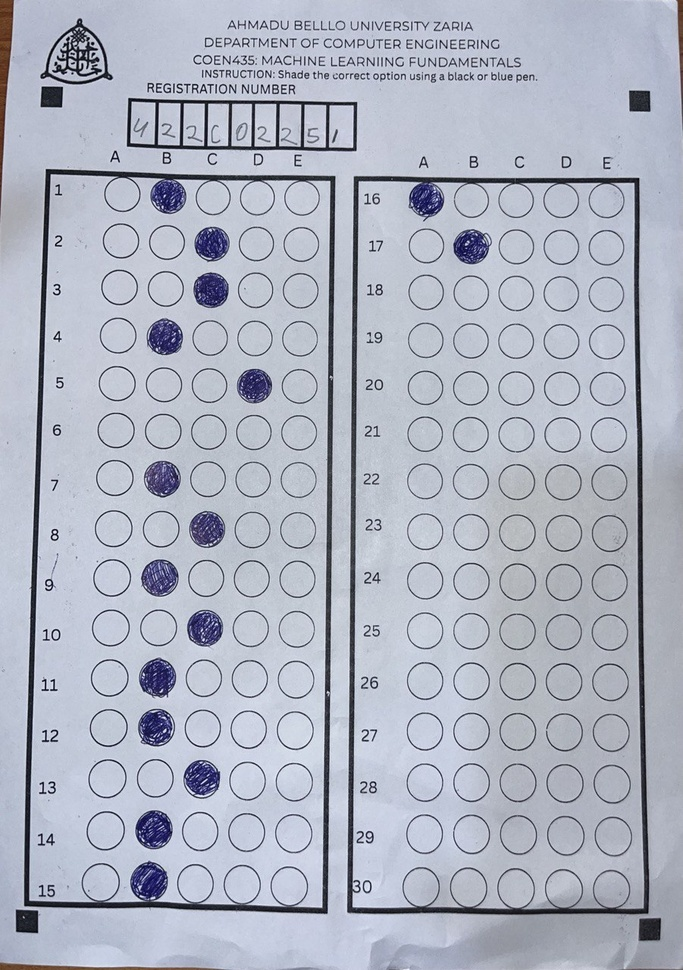
#> input picture Test_images/alaa.jpg, 683 x 970 px, shrunk from 901 x 1280 before the run
$ python testing.py
#> lines starting #> are read from the running program, lines starting #| are printed output that depends on the picture; after the words box and inside, x2 and y2 are one past the last pixel; in counts of white or black regions, pixels touching at a corner belong together
#> in main, image is the input picture: shape (970, 683, 3); mean B, G, R 193.8, 180, 174.9
import cv2
import json
from ultralytics import YOLO
import os

# === CONFIGURATION ===
MODEL_PATH = 'models/yolov8_bubbles_best.pt'
SAMPLE_IMAGE = 'Test_images/alaa.jpg'
OUTPUT_JSON = 'result/results.json'
SAVE_IMAGE = 'graded_images/output_debug.jpg'
DEBUG_DIVISION_IMAGE = 'graded_images/debug_divisions.jpg'
MAPPED_IMAGE = 'graded_images/mapped_output.jpg'

# Correct answers for 30 questions
CORRECT_ANSWERS = {
    1: "B", 2: "C", 3: "C", 4: "B", 5: "D",
    6: "D", 7: "B", 8: "C", 9: "B", 10: "C",
    11: "B", 12: "B", 13: "C", 14: "B", 15: "B",
    16: "A", 17: "B", 18: "E", 19: "C", 20: "E",
    21: "B", 22: "C", 23: "A", 24: "D", 25: "B",
    26: "B", 27: "E", 28: "C", 29: "A", 30: "A"
}

CLASS_NAMES = ['A', 'B', 'C', 'D', 'E', 'INVALID']

# === PREDICTION ===
def predict_sheet(image_path):
    model = YOLO(MODEL_PATH)
    results = model.predict(image_path)
    return results[0].boxes.xyxy, results[0].boxes.conf, results[0].boxes.cls

# === RECTANGLE DIVISION ===
# [71 lines left out: functions divide_question_box, map_bubbles_to_questions, grade_answers, not called in this run]

# === CONTOUR DETECTION ===
def extract_boxes_from_contours(image, debug_path=None):
    os.makedirs("debug_outputs", exist_ok=True)

    gray = cv2.cvtColor(image, cv2.COLOR_BGR2GRAY)
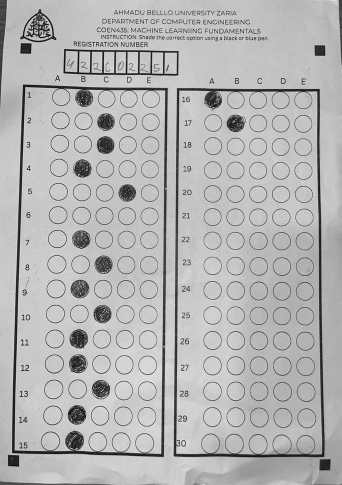
#> gray: shape (970, 683) (shown at 1/2 size); min 1, max 243, mean 180.1
    cv2.imwrite("debug_outputs/step1_gray.jpg", gray)

    thresh = cv2.adaptiveThreshold(
        gray, 255, cv2.ADAPTIVE_THRESH_GAUSSIAN_C,
        cv2.THRESH_BINARY_INV, 15, 10
    )
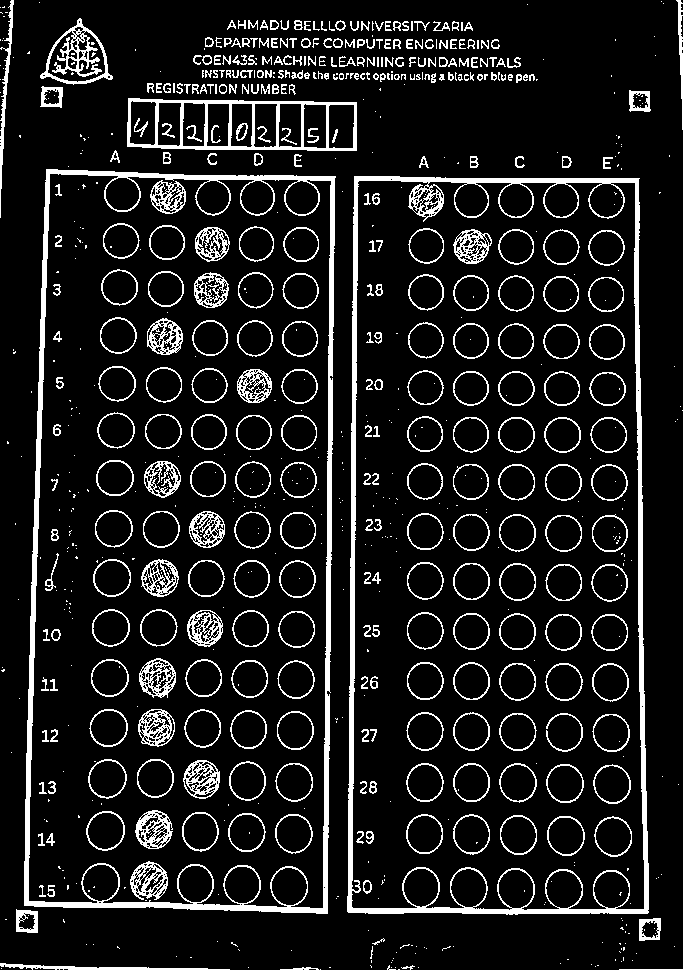
#> thresh: shape (970, 683); 11% white; 812 white regions (463 under 20 px)
    cv2.imwrite("debug_outputs/step2_thresh.jpg", thresh)

    contours, _ = cv2.findContours(thresh, cv2.RETR_EXTERNAL, cv2.CHAIN_APPROX_SIMPLE)
#> contours = 341 contours, 257 with area under 20; largest, box (x1, y1, x2, y2) and area: (24, 169, 336, 914) 218310, (347, 176, 649, 915) 214290, (127, 98, 357, 151) 11024, (40, 18, 113, 85) 2764, (16, 909, 38, 933) 446
    debug_img = image.copy()
    rects = []

    for cnt in contours:
        approx = cv2.approxPolyDP(cnt, 0.02 * cv2.arcLength(cnt, True), True)
        if len(approx) == 4:
            x, y, w, h = cv2.boundingRect(approx)
            area = w * h
            rects.append((x, y, w, h, area))
            cv2.rectangle(debug_img, (x,y), (x+w,y+h), (0,255,0), 2)
#> this loop made 341 passes
#> (x, y, w, h, area) on passes 64, 66, 106, 107, 144, 147, 149, 159: (639, 918, 22, 23, 506), (16, 909, 22, 24, 528), (347, 176, 301, 738, 222138), (24, 169, 312, 745, 232440), (127, 98, 230, 53, 12190), (629, 90, 21, 22, 462), (40, 86, 23, 22, 506), (215, 84, 2, 10, 20)
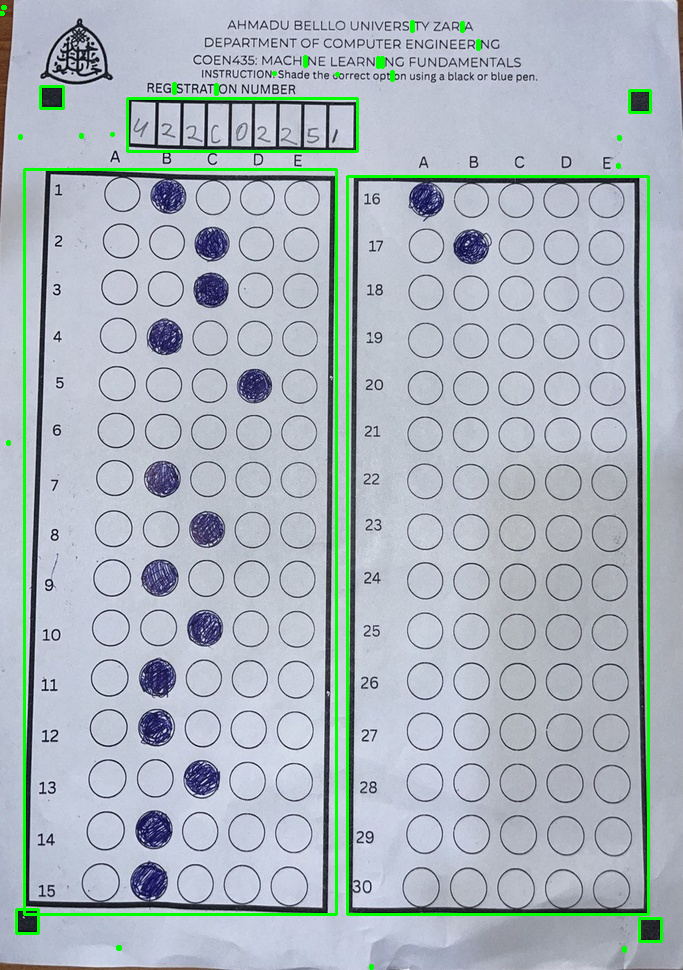
#> debug_img: shape (970, 683, 3); 2.44% of pixels changed, all inside (x1, y1, x2, y2) = (0, 5, 663, 970)
#> after the loop, rects = 30 items, first 6: (370, 965, 2, 3, 6), (623, 947, 2, 4, 8), (117, 946, 3, 3, 9), (639, 918, 22, 23, 506), (16, 909, 22, 24, 528), (7, 441, 2, 3, 6)

    cv2.imwrite("debug_outputs/step3_all_contours.jpg", debug_img)

    rects = [r for r in rects if r[4] > 10000]
#> rects = [(347, 176, 301, 738, 222138), (24, 169, 312, 745, 232440), (127, 98, 230, 53, 12190)]
    rects = sorted(rects, key=lambda r: r[4], reverse=True)
#> rects = [(24, 169, 312, 745, 232440), (347, 176, 301, 738, 222138), (127, 98, 230, 53, 12190)]

    tall_boxes = [r for r in rects if r[3] > r[2] * 1.2]
#> tall_boxes = [(24, 169, 312, 745, 232440), (347, 176, 301, 738, 222138)]
    tall_boxes = sorted(tall_boxes, key=lambda r: r[0])  # left to right

    if len(tall_boxes) >= 2:
        debug_img2 = image.copy()
        cv2.rectangle(debug_img2, (tall_boxes[0][0], tall_boxes[0][1]),
                      (tall_boxes[0][0]+tall_boxes[0][2], tall_boxes[0][1]+tall_boxes[0][3]), (255,0,0), 3)
        cv2.rectangle(debug_img2, (tall_boxes[1][0], tall_boxes[1][1]),
                      (tall_boxes[1][0]+tall_boxes[1][2], tall_boxes[1][1]+tall_boxes[1][3]), (0,0,255), 3)
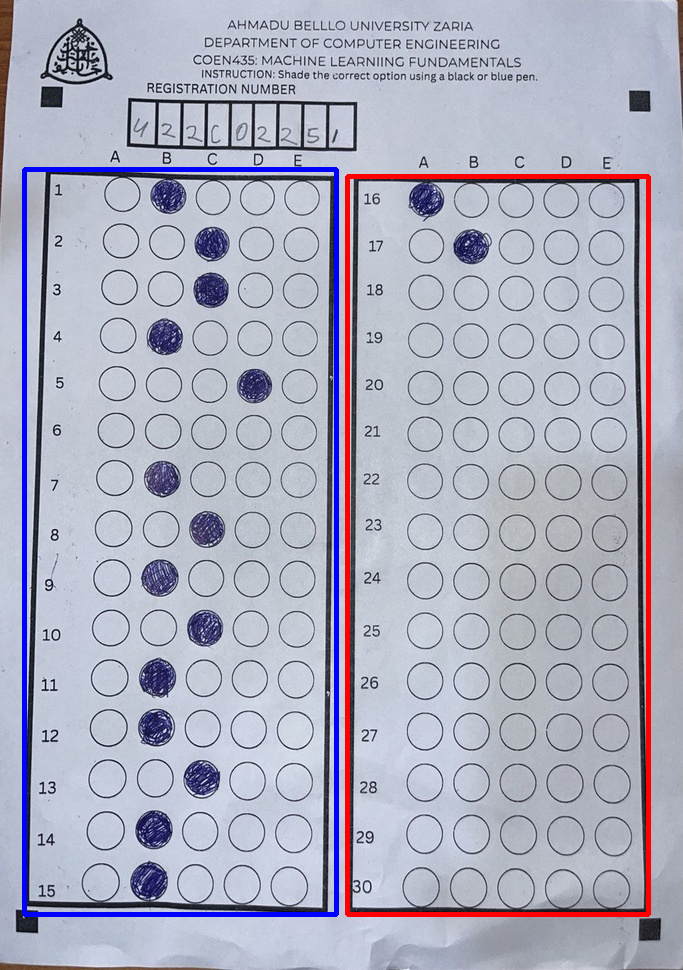
#> debug_img2: shape (970, 683, 3); mean B, G, R 191.9, 174.4, 173.5
        cv2.imwrite("debug_outputs/step4_final_boxes.jpg", debug_img2)
        return tall_boxes[0][:4], tall_boxes[1][:4]

    return None, None

# === DRAW QUESTION ZONES ===
# [56 lines left out: functions draw_divisions, save_visualization, visualize_mapping, not called in this run]

# === MAIN ===
def main():
    if not os.path.exists(SAMPLE_IMAGE):
        print(f"Error: Image file {SAMPLE_IMAGE} not found!")
        return

    image = cv2.imread(SAMPLE_IMAGE)
    q1_15_box, q16_30_box = extract_boxes_from_contours(image)
#> q1_15_box = (24, 169, 312, 745); q16_30_box = (347, 176, 301, 738)

    if not q1_15_box or not q16_30_box:
        print("❌ Failed to detect one or both answer rectangles.")
        return

    boxes, confs, classes = predict_sheet(SAMPLE_IMAGE)
    question_map = map_bubbles_to_questions(boxes, confs, classes, q1_15_box, q16_30_box)

    results = grade_answers(question_map)

    filled = [q for q, (opt, c) in question_map.items() if opt]
    print(f"\n📊 Questions answered: {len(filled)} / 30")
    print(f"✅ Score: {results['score']} / {results['total']}")

    for item in results["details"]:
        print(f"Q{item['question']:>2}: {item['status']} (conf: {item['confidence']:.2f})")

    # Save outputs
    save_visualization(SAMPLE_IMAGE, boxes, classes)

    debug_image = cv2.imread(SAMPLE_IMAGE)
    draw_divisions(debug_image, q1_15_box, 1)
    draw_divisions(debug_image, q16_30_box, 16)
    cv2.imwrite(DEBUG_DIVISION_IMAGE, debug_image)
    print(f"🧭 Saved debug zones image: {DEBUG_DIVISION_IMAGE}")

    visualize_mapping(SAMPLE_IMAGE, question_map, q1_15_box, q16_30_box, results, MAPPED_IMAGE)

    with open(OUTPUT_JSON, 'w') as f:
        json.dump(results, f, indent=2)
    print(f"📝 Detailed results saved to {OUTPUT_JSON}")

if __name__ == "__main__":
    main()
#> (the call stopped at in predict_sheet, `model = YOLO(MODEL_PATH)`: ultralytics is not available in this run)

$ run again, with Test_images/1.jpg copied over Test_images/alaa.jpg
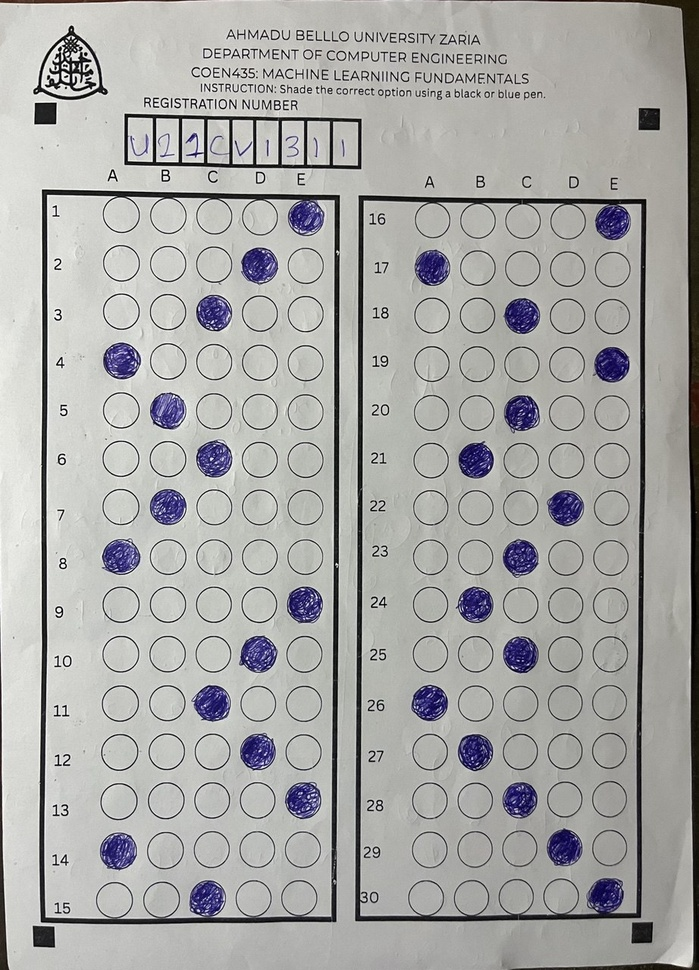
#> input picture Test_images/1.jpg, 699 x 970 px, shrunk from 922 x 1280 before the run
#> in main, image is the input picture: shape (970, 699, 3); mean B, G, R 167, 168.7, 168.8
#> in extract_boxes_from_contours, `thresh = cv2.adaptiveThreshold( gray, 255, cv2.ADAPTIVE_THRESH_GAUSSIA..`:
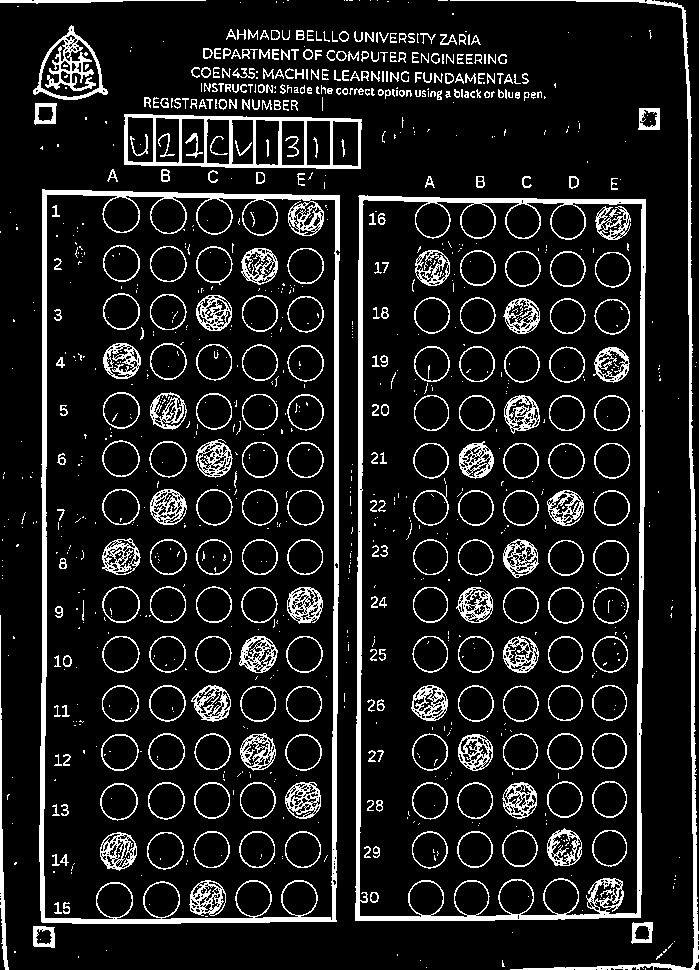
#> thresh: shape (970, 699); 12% white; 1051 white regions (696 under 20 px)
#> contours = 337 contours, 253 with area under 20; largest, box (x1, y1, x2, y2) and area: (39, 189, 340, 924) 215868, (355, 195, 646, 921) 205731, (124, 114, 362, 169) 11813, (33, 25, 108, 100) 3228, (450, 0, 699, 970) 3164
#> the loop in extract_boxes_from_contours, `for cnt in contours:` made 337 passes
#> (approx, x, y, w, h, area) on passes 14 to 15: ([[33, 926], [33, 945], [54, 947], [54, 927]], 33, 926, 22, 22, 484), ([[633, 922], [631, 942], [651, 942], [652, 922]], 631, 922, 22, 21, 462)
#> after the loop in extract_boxes_from_contours, `for cnt in contours:`: rects = 32 items, first 6: (14, 951, 2, 2, 4), (33, 926, 22, 22, 484), (631, 922, 22, 21, 462), (13, 636, 2, 3, 6), (3, 472, 2, 3, 6), (659, 378, 2, 3, 6)
#> in extract_boxes_from_contours, `rects = [r for r in rects if r[4] > 10000]`: rects = [(355, 195, 291, 726, 211266), (41, 189, 299, 733, 219167), (124, 114, 238, 55, 13090)]
#> in extract_boxes_from_contours, `rects = sorted(rects, key=lambda r: r[4], reverse=True)`: rects = [(41, 189, 299, 733, 219167), (355, 195, 291, 726, 211266), (124, 114, 238, 55, 13090)]
#> tall_boxes = [(41, 189, 299, 733, 219167), (355, 195, 291, 726, 211266)]
#> in extract_boxes_from_contours, `cv2.rectangle(debug_img2, (tall_boxes[1][0], tall_boxes[1][1]), (tall_..`:
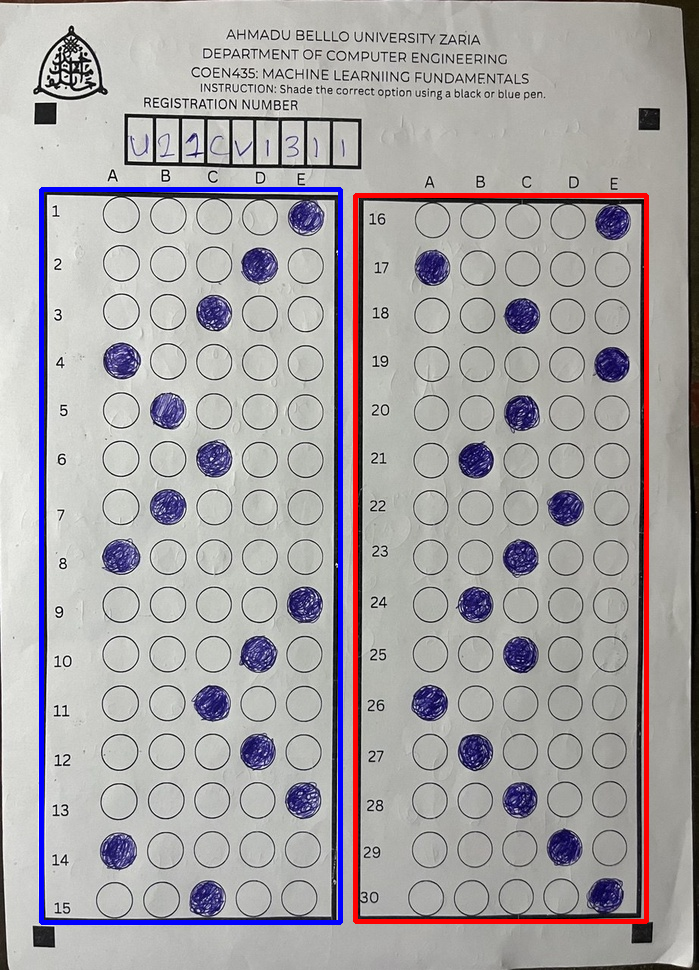
#> debug_img2: shape (970, 699, 3); mean B, G, R 166.5, 164.3, 168.1
#> q1_15_box = (41, 189, 299, 733); q16_30_box = (355, 195, 291, 726)

$ run again, with Test_images/2.jpg copied over Test_images/alaa.jpg
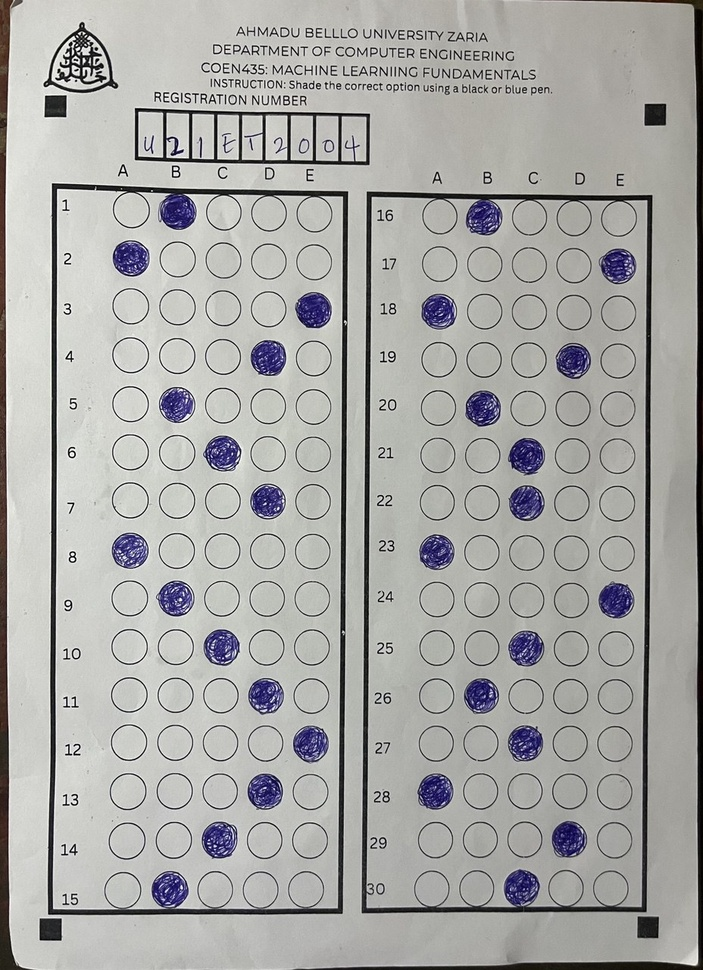
#> input picture Test_images/2.jpg, 703 x 970 px, shrunk from 928 x 1280 before the run
#> in main, image is the input picture: shape (970, 703, 3); mean B, G, R 166.4, 168.7, 168.7
#> in extract_boxes_from_contours, `thresh = cv2.adaptiveThreshold( gray, 255, cv2.ADAPTIVE_THRESH_GAUSSIA..`:
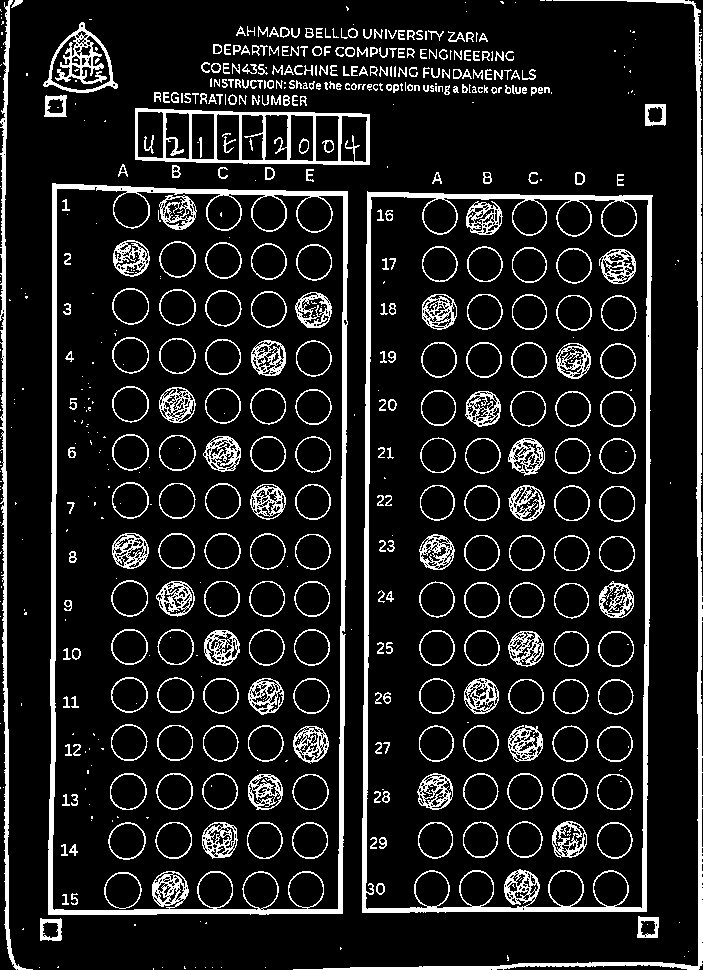
#> thresh: shape (970, 703); 12.3% white; 614 white regions (269 under 20 px)
#> contours = 285 contours, 202 with area under 20; largest, box (x1, y1, x2, y2) and area: (48, 183, 348, 915) 212994, (362, 191, 653, 913) 203748, (135, 108, 370, 165) 11928, (293, 0, 703, 970) 4458, (43, 22, 118, 93) 3087
#> the loop in extract_boxes_from_contours, `for cnt in contours:` made 285 passes
#> (approx, x, y, w, h, area) on passes 20 to 21: ([[40, 918], [40, 940], [60, 940], [61, 919]], 40, 918, 22, 23, 506), ([[638, 916], [637, 937], [657, 937], [658, 917]], 637, 916, 22, 22, 484)
#> after the loop in extract_boxes_from_contours, `for cnt in contours:`: rects = 30 items, first 6: (184, 966, 2, 3, 6), (134, 924, 2, 2, 4), (40, 918, 22, 23, 506), (637, 916, 22, 22, 484), (0, 551, 2, 3, 6), (22, 388, 2, 2, 4)
#> in extract_boxes_from_contours, `rects = [r for r in rects if r[4] > 10000]`: rects = [(362, 191, 291, 722, 210102), (48, 183, 300, 732, 219600), (135, 108, 235, 57, 13395)]
#> in extract_boxes_from_contours, `rects = sorted(rects, key=lambda r: r[4], reverse=True)`: rects = [(48, 183, 300, 732, 219600), (362, 191, 291, 722, 210102), (135, 108, 235, 57, 13395)]
#> tall_boxes = [(48, 183, 300, 732, 219600), (362, 191, 291, 722, 210102)]
#> in extract_boxes_from_contours, `cv2.rectangle(debug_img2, (tall_boxes[1][0], tall_boxes[1][1]), (tall_..`:
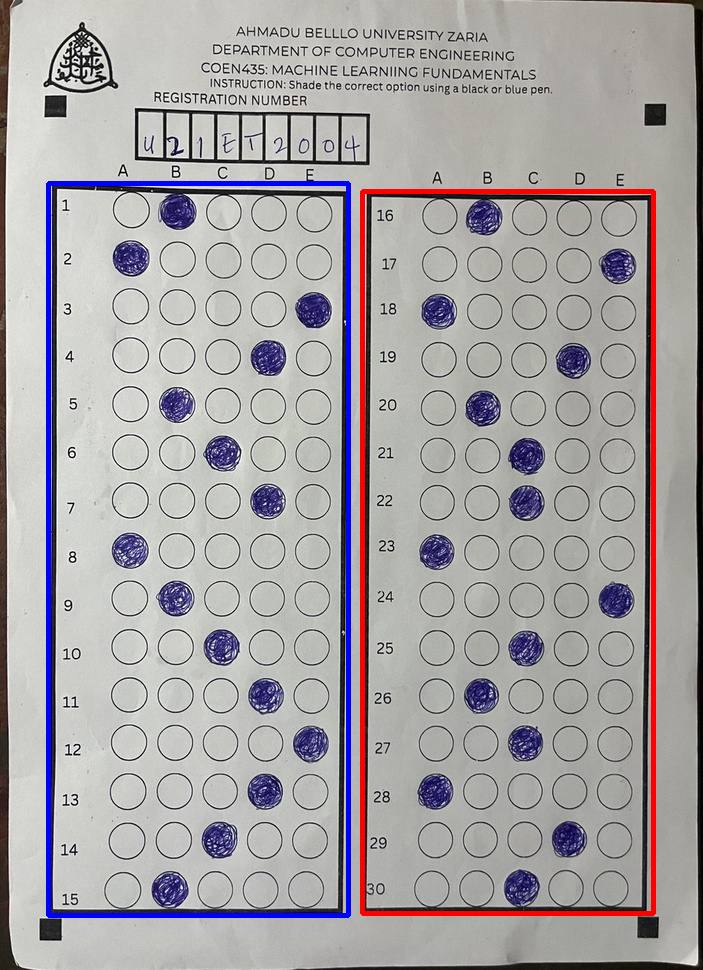
#> debug_img2: shape (970, 703, 3); mean B, G, R 165.3, 163.6, 167.4
#> q1_15_box = (48, 183, 300, 732); q16_30_box = (362, 191, 291, 722)
